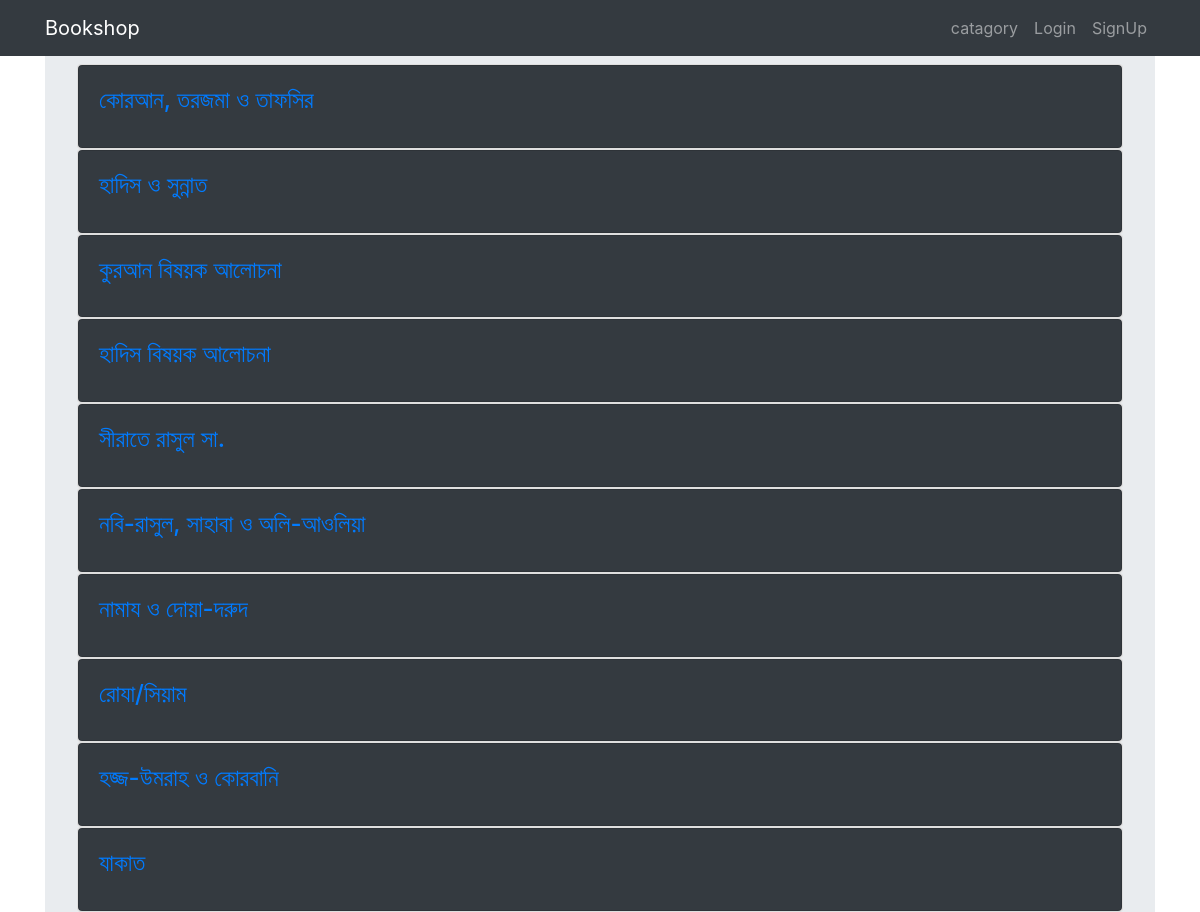
The page /catagory_home/ (upper part) on the database as committed earlier.
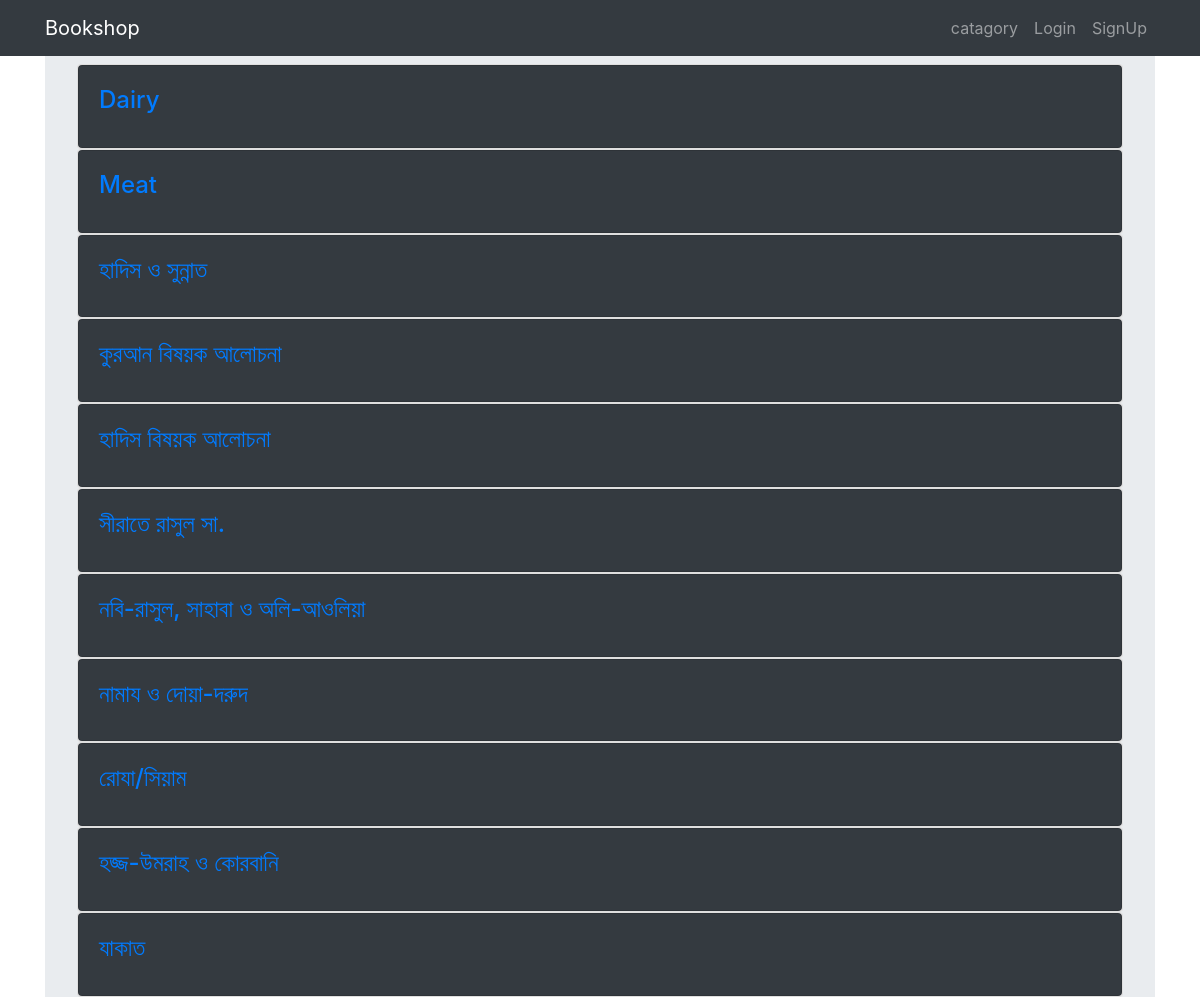
The same page on the database as committed later.
### book_info/models.py (models this page shows, shortened)
class Catagory(models.Model):
    class Meta:
        verbose_name_plural = "Catagories"
    name = models.CharField(max_length=100)

### book_info/views.py (the view)
# urls.py: path('catagory_home/', views.catagory_home, name='catagory_home'),
def catagory_home(request):
    template = loader.get_template('book_info/catagory_home.html')
    catagory = Catagory.objects.all()
    context = {'catagory':catagory}
    return HttpResponse(template.render(context, request))

### book_info/templates/book_info/catagory_home.html
{% extends 'base.html' %}
{% load static %}
{% block content %}
{% for catagory in catagory %}
<div class="card" >
  <div class="card bg-Dark text-white">
  <div class="card-body">
    <a  class="card-title" href="{% url 'catagory_detail' catagory.id %}" ><h4 class="card-title">{{ catagory.name }}</h4></a>
  </div>
</div>
</div>
{% endfor %}
{% endblock %}

### templates/base.html (shortened to what this page needs)
{% load static %}
<html>
   <head>
   {% load staticfiles %}
      <link href="{% static 'css/bootstrap.min.css' %}" rel="stylesheet">
      <link rel="stylesheet" href="{% static 'css/style.css' %}">
   </head>
   <body>
<nav class="navbar navbar-expand-sm bg-dark navbar-dark fixed-top"  >
  <div class="container">
  <a class="navbar-brand" href="{% url 'book_home' %}">Bookshop</a>
  <div class="collapse navbar-collapse" id="navbarResponsive">
  <ul class="navbar-nav ml-auto">
    <li class="nav-item ">
      <a class="nav-link" href="{% url 'catagory_home' %}">catagory</a>
    </li>
    {% if not user.is_authenticated %}
    <li class="nav-item">
      <a class="nav-link" href="{% url 'login' %}">Login</a>
    </li>
    <li class="nav-item">
      <a class="nav-link" href="{% url 'signup' %}">SignUp</a>
    </li>
    {% endif %}
  </ul>
</div>
</div>
</nav>
<div class="container">
      <div class="jumbotron">
         {% block content %}
         {% endblock %}
      </div>
</div>
    </body>
</html>

Rows that differ between the two databases and show on the page:
added Catagory: name "Dairy"
changed Catagory: name "কোরআন, তরজমা ও তাফসির" → "Meat"
